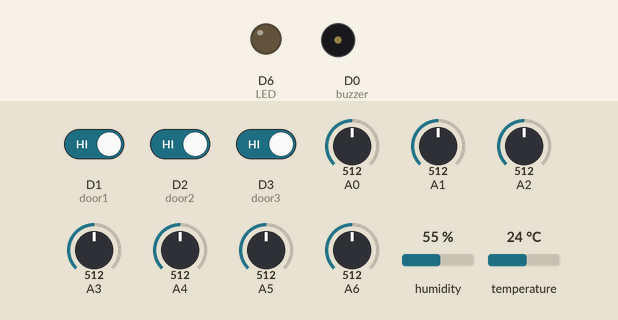
Bench run of a sketch on a simulated Arduino MKR. On the bench: output pins drawn as LEDs (lit = HIGH), buzzer (waves = sounding). The test bench sets the inputs (shaded band); at power-on: D1 (door1) HIGH, D2 (door2) HIGH, D3 (door3) HIGH, A0 = 512, A1 = 512, A2 = 512, A3 = 512, A4 = 512, A5 = 512, A6 = 512, humidity 55 %, temperature 24 °C. WiFi joins after 1.5 s; servers stay silent unless stated; uploads are accepted with an empty reply; the local clock reads 2024-03-15 10:24:30 at power-on unless the sketch sets it; storage starts empty; pins used as bus, display or sensor lines are not drawn; what the sketch prints to the serial monitor is not drawn.

Above: at 0.1 s.
At 1.6 s:
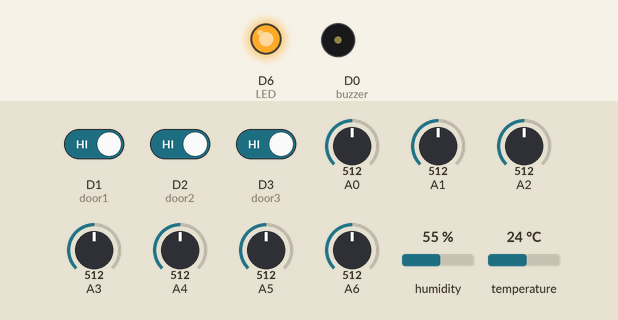
At 3.1 s:
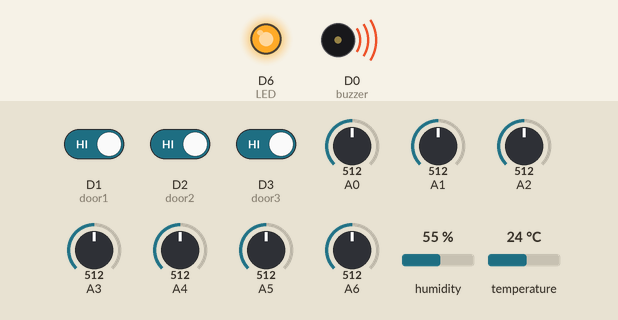
Timing chart, 0 to 4.6 s (numbered marks = the images above):
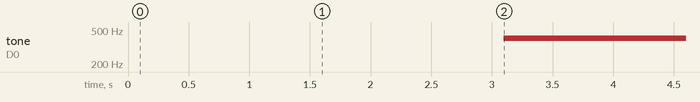

Measured:
- by itself, tone on D0 (buzzer): silent → 400 Hz at 3.1 s

The sketch:

EDIT_changing_with_email.ino
```cpp
#include <SPI.h>
#include <WiFi101.h>
#include <WiFiUdp.h>
#include <RTCZero.h>
#include <SD.h>
#include <ArduinoJson.h>
#include <ArduinoHttpClient.h>
#include <DHT.h>
#include <DHT_U.h>
#define DHTPIN 6
#define DHTTYPE DHT11
RTCZero rtc;

char ssid[] = "LS-5002";    //  your network SSID (name)
char pass[] = "murthyjio1234";   // your network password
int keyIndex = 0;                           // your network key Index number (needed only for WEP)
//email service
char server1[] = "mail.smtp2go.com";
int port1 = 2525;
//
int status = WL_IDLE_STATUS;
const int cs=7;
File myFile;
int count=0;
int num=1;
int i=0;
int count1=0;
int count2=0;
int count3=0;
int count4=0;
int count5=0;
int count6=0;
int count7=0;
int count8=0;
int count9=0;
int count10=0;
const int GMT = 5; //change this to adapt it to your time zone
const int GMTmin = 29 ;
char server[] = "api.artik.cloud";
int port = 443; // We're using HTTPS
String deviceToken = "c31b998f045b4d9491a8d038d99478e5";
String deviceId = "0998923338be4f60a72714f78dfce317";
WiFiSSLClient wifi;
//email service
WiFiClient client1;
//
HttpClient client = HttpClient(wifi, server, port);
char buf[200]; // buffer to store the JSON to be sent to the ARTIK cloud
const int LED = 6;
int ledState = 0;
DHT dht(DHTPIN,DHTTYPE);
  int sensor1 ;
  int temperature1;
  int sensor2 ;
  int temperature2;
  int sensor3 ;
  int temperature3;
  int sensor4;
  int temperature4;
  int sensor5;
  int temperature5;
  int sensor6;
  int temperature6;
  int sensor7;
  int temperature7;
  int humid;
  int j=0;
  const int buzzer = 0;
  const int door1 = 1;
  const int door2 = 2;
  const int door3 = 3;
  int state_door1;
  int state_door2;
  int state_door3;
  String alert;
  String value;
  String output;
  int len;
//*******************************************************************************************
void setup() {
  Serial.begin(9600);
  Serial.println("WELCOME");
  pinMode(LED_BUILTIN, OUTPUT);
  pinMode(door1, INPUT_PULLUP);
  pinMode(door2, INPUT_PULLUP);
  pinMode(door3, INPUT_PULLUP);
  //----------------------------------------------------

//SD CARD-----------------------------------------------
  Serial.print("Initializing SD card.");
  if (!SD.begin(7))
  {
    Serial.println("initialization failed!");
    return;
  }
  Serial.println("Initialization done.");
  // open the file. note that only one file can be open at a time,so you have to close this one before opening another.
  myFile = SD.open("TrialRun.csv", FILE_WRITE);
  // if the file opened okay, write to it:
  if (myFile) {
    Serial.print("Writing to TrialRun.csv");
    myFile.print("TEMPERATURE DATA LOG");
    myFile.print(",");
    myFile.print("SERIAL NUMBER");
    myFile.print(",");
    myFile.print("DATE");
    myFile.print(",");
    myFile.print("TIME");
    myFile.print(",");
    myFile.print("TEMPERATURE 1");
    myFile.print(",");
    myFile.print("TEMPERATURE 2");
    myFile.print(",");
    myFile.print("TEMPERATURE 3");
    myFile.print(",");
    myFile.print("TEMPERATURE 4");
    myFile.print(",");
    myFile.print("TEMPERATURE 5");
    myFile.print(",");
    myFile.print("TEMPERATURE 6");
    myFile.print(",");
    myFile.print("TEMPERATURE 7");
    myFile.print(",");
    myFile.println("HUMIDITY");
    // close the file:
    myFile.close();
    Serial.println("done.");
  } else {
    // if the file didn't open, print an error:
    Serial.println("error opening TrialRun.csv");
  }
  // re-open the file for reading:
  myFile = SD.open("TrialRun.csv");
  if (myFile) {
    Serial.println("TrialRun.csv:");
    // read from the file until there's nothing else in it:
    Serial.write("PRINTING TRIALRUN");
    while (myFile.available()) {

      Serial.write(myFile.read());
    }
    // close the file:
    myFile.close();
  } else {
    Serial.println("Error opening TrialRun.csv");
  }

Serial.println("PRINTING STARTS HERE");
  // attempt to connect to WiFi network:
  while ( status != WL_CONNECTED) {
    Serial.println("OR HERE");
    Serial.print("Attempting to connect to SSID: ");
    Serial.println(ssid);
    // Connect to WPA/WPA2 network. Change this line if using open or WEP network:
    status = WiFi.begin(ssid, pass);
  Serial.println(status);

  }
  // you're connected now, so print out the status:
//  printWiFiStatus();
  //email service
   // printCurrentNet();
  //printWifiData();
  //
  rtc.begin();
  unsigned long epoch;
  int numberOfTries = 1, maxTries = 6;
  do {
    epoch = WiFi.getTime();
  }
  while ((epoch == 0) || (1 > 6));
  Serial.print("Number of tries: ");
  Serial.println(numberOfTries);
Serial.print("Max tries: ");
Serial.println(maxTries);
  if (numberOfTries > maxTries) {
    Serial.print("NTP unreachable!!");
    while (1);
  }
  else {
    Serial.print("Epoch received: ");
    Serial.println(epoch);
    rtc.setEpoch(epoch);
    Serial.println();
 }

}
//*************************************************************************************************
void loop() {
    digitalWrite(LED_BUILTIN, HIGH);   // turn the LED on (HIGH is the voltage level)
   status=0;
   Serial.println("START OF LOOP");
  if ( status != WL_CONNECTED)
{
Serial.print("Attempting to connect to Network named: ");
Serial.println(ssid);
status = WiFi.begin(ssid, pass);
Serial.println("INTERNET STATUS : CONNECTED");
}
 myFile = SD.open("TrialRun.csv", FILE_WRITE);
 if (!SD.begin(7))
  {
    Serial.println("ALERT!SD card has been removed");
    count++;
  }
  else
  {
  Serial.println("SD CARD STATUS : INSERTED");
  if (count>2){
    myFile.print("SD CARD WAS REMOVED AND REINSERTED");
  }
  count=0;
  //myFile.print("initialization done.SD Card reinserted");
   }
   //Serial.println("hai");
   myFile.print(",");
  myFile.print(num);
  num++;
    sensor1 = analogRead(A0) * (3300/1024); // in milliVolt
   temperature1=(sensor1-580)/10;
   sensor2 = analogRead(A1) * (3300/1024); // in milliVolt
   temperature2=(sensor2-580)/10;
   sensor3 = analogRead(A2) * (3300/1024); // in milliVolt
   temperature3=(sensor3-580)/10;
   sensor4 = analogRead(A3) * (3300/1024); // in milliVolt
   temperature4=(sensor4-580)/10;
   sensor5 = analogRead(A4) * (3300/1024); // in milliVolt
   temperature5=(sensor5-580)/10;
   sensor6 = analogRead(A5) * (3300/1024); // in milliVolt
   temperature6=(sensor6-580)/10;
   sensor7 = analogRead(A6) * (3300/1024); // in milliVolt
   temperature7=(sensor7-580)/10;
   state_door1 = digitalRead(1);
   state_door2 = digitalRead(2);
   state_door3 = digitalRead(3);
   humid=dht.readHumidity();
   while(temperature1>=70 || temperature2>=70 || temperature3>=70 || temperature4>=70 || temperature5>=70 || temperature6>=70 || temperature7>=70)
   {
    tone(buzzer, 400);
    break;
   }
   //email service
    if(temperature1>=70 || temperature2>=70 || temperature3>=70 || temperature4>=70 || temperature5>=70 || temperature6>=70 || temperature7>=70)
    {
   if(temperature1>=70)
   {
    alert="temperature1 is high. Please check the condition";
    value="Temperature value is:";
    output=temperature1;
    if(count1==0||count1==300||count1==600)
    {
      len = loadBuffer(temperature1,temperature2,temperature3,temperature4,temperature5,temperature6,temperature7,humid,state_door1,state_door2,state_door3);
    sendEmail();
   }}
   if(temperature2>=70)
   {
    alert="temperature2 is high. Please check the condition";
    value="Temperature value is:";
    output=temperature2;
    if(count2==0||count2==300||count2==600)
    {
      len = loadBuffer(temperature1,temperature2,temperature3,temperature4,temperature5,temperature6,temperature7,humid,state_door1,state_door2,state_door3);
    sendEmail();
    }}
      if(temperature3>=70)
   {
    alert="temperature3 is high. Please check the condition";
    value="Temperature value is:";
    output=temperature3;
    if(count3==0||count3==300||count3==600)
    {
      len = loadBuffer(temperature1,temperature2,temperature3,temperature4,temperature5,temperature6,temperature7,humid,state_door1,state_door2,state_door3);
    sendEmail();
    }}
      if(temperature4>=70)
   {
    alert="temperature4 is high. Please check the condition";
    value="Temperature value is:";
    output=temperature4;
    if(count4==0||count4==300||count4==600)
    {
      len = loadBuffer(temperature1,temperature2,temperature3,temperature4,temperature5,temperature6,temperature7,humid,state_door1,state_door2,state_door3);
    sendEmail();
   }}
      if(temperature5>=70)
   {
    alert="temperature5 is high. Please check the condition";
    value="Temperature value is:";
    output=temperature5;
    if(count5==0||count5==300||count5==600)
    {
      len = loadBuffer(temperature1,temperature2,temperature3,temperature4,temperature5,temperature6,temperature7,humid,state_door1,state_door2,state_door3);
    sendEmail();
   }}
      if(temperature6>=70)
   {
    alert="temperature6 is high. Please check the condition";
    value="Temperature value is:";
    output=temperature6;
    if(count6==0||count6==300||count6==600)
    {
      len = loadBuffer(temperature1,temperature2,temperature3,temperature4,temperature5,temperature6,temperature7,humid,state_door1,state_door2,state_door3);
    sendEmail();
   }}
      if(temperature7>=70)
   {
    alert="temperature7 is high. Please check the condition";
    value="Temperature value is:";
    output=temperature7;
    if(count7==0||count7==300||count7==600)
    {
      len = loadBuffer(temperature1,temperature2,temperature3,temperature4,temperature5,temperature6,temperature7,humid,state_door1,state_door2,state_door3);
    sendEmail();
   }}
   if(state_door1==1 || state_door1==HIGH)
   {
       alert="Door1 is open. Please check the condition";
       value=" ";
    if(count8==0||count8==300||count8==600)
    {
      len = loadBuffer(temperature1,temperature2,temperature3,temperature4,temperature5,temperature6,temperature7,humid,state_door1,state_door2,state_door3);
    sendEmail();
   }}
      if(state_door2==1 || state_door2==HIGH)
   {
       alert="Door2 is open. Please check the condition";
       value=" ";
    if(count9==0||count9==300||count9==600)
    {
      len = loadBuffer(temperature1,temperature2,temperature3,temperature4,temperature5,temperature6,temperature7,humid,state_door1,state_door2,state_door3);
    sendEmail();
   }}
      if(state_door3==1 || state_door3==HIGH)
   {
       alert="Door3 is open. Please check the condition";
       value=" ";
    if(count10==0||count10==300||count10==600)
    {
      len = loadBuffer(temperature1,temperature2,temperature3,temperature4,temperature5,temperature6,temperature7,humid,state_door1,state_door2,state_door3);
    sendEmail();
   }}
   }
    count1++;count2++;count3++;count4++;count5++;count6++;count7++;count8++;count9++;count10++;
     if(temperature1<70 || temperature2<70 || temperature3<70 || temperature4<70 || temperature5<70 || temperature6<70 || temperature7<70)
    {
   if(temperature1<70)
   {
    count1=0;
   }
     if(temperature2<70)
    {
      count2==0;
    }
       if(temperature3<70)
     {
      count3=0;
     }
       if(temperature4<70)
     {
      count4=0;
     }
       if(temperature5<70)
     {
      count5=0;
     }
       if(temperature6<70)
     {
      count6=0;
     }
       if(temperature7<70)
      {
        count7=0;
      }
    if(state_door1==0 || state_door1==LOW)
     {
      count8=0;
     }
       if(state_door2==0 || state_door2==LOW)
     {
      count9=0;
     }
       if(state_door3==0 || state_door3==LOW)
  {
    count10=0;
  }
    }
   //-------------------------
     myFile.print(",");
   printDate();
  myFile.print(",");
  printTime();
  myFile.print(",");
  //myFile.print("Temperature1:  ");
  myFile.print(temperature1);
  Serial.print("Temperature1:  ");
  Serial.println(temperature1);
  myFile.print(",");
  //myFile.print("Temperature2:  ");
  myFile.print(temperature2);
  Serial.print("Temperature2:  ");
  Serial.println(temperature2);
  myFile.print(",");
  myFile.println(temperature3);
  Serial.print("Temperature3:  ");
  Serial.println(temperature3);
  myFile.print(",");
  myFile.println(temperature4);
  Serial.print("Temperatur4:  ");
  Serial.println(temperature4);
  myFile.print(",");
  myFile.println(temperature5);
  Serial.print("Temperature5:  ");
  Serial.println(temperature5);
  myFile.print(",");
  myFile.println(temperature6);
  Serial.print("Temperature6:  ");
  Serial.println(temperature6);
  myFile.print(",");
  myFile.println(temperature7);
  Serial.print("Temperature7:  ");
  Serial.println(temperature7);
  myFile.print(",");
  myFile.println(humid);
  Serial.print("Humidity:  ");
  Serial.println(humid);
  Serial.println();
  Serial.println();
  delay(2000);
  myFile.close();
  if( status == WL_CONNECTED) {
 Serial.println(" VERIFYING INTERNET CONNECTION");
 Serial.println("loop");
ledToggle();
Serial.println("making POST request");
String contentType = "application/json";
String AuthorizationData = "Bearer " + deviceToken; //Device Token
//^^^^^^^^^^^^^^^^^^^^^^^^^^^^^^^^^^^^^^^^^^^^^^^^^^^^^^^^^^^^^^^^^^^^^^^^^^^^^^^^^^^^^^
if( j==0 || j==2700)
{
  Serial.println("SENDING DATA TO ARTIK CLOUD");

//delay(500); // delay 5 min

len = loadBuffer(temperature1,temperature2,temperature3,temperature4,temperature5,temperature6,temperature7,humid,state_door1,state_door2,state_door3);
// read the status code and body of the response
client.beginRequest();
client.post("/v1.1/messages"); //, contentType, buf
client.sendHeader("Authorization", AuthorizationData);
client.sendHeader("Content-Type", "application/json");
client.sendHeader("Content-Length", len);
client.endRequest();
client.print(buf);
int statusCode = client.responseStatusCode();
String response = client.responseBody();
Serial.print("Status code: ");
Serial.println(statusCode);
Serial.print("Response: ");
Serial.println(response);
Serial.println("Wait a bit");
// read the status code and body of the response
Serial.println("DATA SENT");
}
 j++;
if( j==2700)
{
   j=0;
}
}
}
int loadBuffer(int temp,int temp1,int temp2,int temp3,int temp4,int temp5,int temp6,int humidity,int door1_state,int door2_state,int door3_state)
{
  Serial.println("LOADBUFFER");
//^^^^^^^^^^^^^^^^^^^^^^^^^^^^^^^^^^^^^^^^^^^^^^^^^^^^^^^^^^^^^^^^^^^^^^^^^^^^^^^^^^^^^^^^
StaticJsonBuffer<200> jsonBuffer; // reserve spot in memory
JsonObject& root = jsonBuffer.createObject(); // create root objects
root["sdid"] =  deviceId;
root["type"] = "message";
JsonObject& dataPair = root.createNestedObject("data"); // create nested objects
//^^^^^^^^^^^^^^^^^^^^^^^^^^^^^^^^^^^^^^^^^^^^^^^^^^^^^^^^^^^^^^^^^^^^^^^^^^^^^^^^^^^^^^^^
for(i=1;i<=2;i++)
{
if(i%2==0)
{
dataPair["Temperature1"] = temp;
dataPair["Temperature2"] = temp1;
dataPair["Temperature3"] = temp2;
dataPair["Temperature4"] = temp3;
dataPair["Temperature5"] = temp4;
dataPair["Temperature6"] = temp5;
}
if(i%2!=0)
{
dataPair["Temperature7"] = temp6;
dataPair["Humidity"]= humidity;
dataPair["state_door1"] = door1_state;
dataPair["state_door2"] = door2_state;
dataPair["state_door3"] = door3_state;
}
}
i=0;
//^^^^^^^^^^^^^^^^^^^^^^^^^^^^^^^^^^^^^^^^^^^^^^^^^^^^^^^^^^^^^^^^^^^^^^^^^^^^^^^^^^^^^^^^
root.printTo(buf, sizeof(buf)); // JSON-print to buffer
return (root.measureLength()); // also return length
}
void ledToggle(){
if (ledState == 0){
digitalWrite(LED,LOW);
ledState = 1;
} else {
digitalWrite(LED,HIGH);
ledState = 0;
}
  //---------------------------------------------------
}
//SD CARD-----------------------------------------------
  int print2digits(int number) {
  if (number < 10) {
    myFile.print("0");
    Serial.print("0");// print a 0 before if the number is < than 10
   }
  myFile.print(number);
  Serial.print(number);
  }
void printTime()
{
  int a=rtc.getHours() + GMT;
  int b=  rtc.getMinutes() + GMTmin;
  int c=rtc.getSeconds();
  if(b>59)
{
 a=a+1;
 b=b-59;
}
  myFile.print(a);
  Serial.print(a);
  myFile.print(":");
  Serial.print(":");
  myFile.print(b);
  Serial.print(b);
  myFile.print(":");
  Serial.print(":");
  Serial.print(c);
  myFile.print(c);
  Serial.println();
}

void printDate()
{
  Serial.print(rtc.getDay());
  myFile.print(rtc.getDay());
  Serial.print("/");
  myFile.print("/");
  Serial.print(rtc.getMonth());
  myFile.print(rtc.getMonth());
  myFile.print("/");
  Serial.print("/");
  Serial.print(rtc.getYear());
  myFile.print(rtc.getYear());
  Serial.print(" ");
}


void printWiFiStatus() {
  // print the SSID of the network you're attached to:
  Serial.print("SSID: ");
  Serial.println(WiFi.SSID());

  // print your WiFi shield's IP address:
  IPAddress ip = WiFi.localIP();
  Serial.print("IP Address: ");
  Serial.println(ip);

  // print the received signal strength:
  long rssi = WiFi.RSSI();
  Serial.print("signal strength (RSSI):");
  Serial.print(rssi);
  Serial.println(" dBm");
}
//email service
byte sendEmail()
{
  byte thisByte = 0;
  byte respCode;
  char tBuf[64];

  if(client1.connect(server1,port1) == 1) {
    Serial.println(F("connected"));
  } else {
    client1.stop();
    Serial.println(F("connection failed"));
    return 0;
  }

  if(!eRcv()) return 0;

  Serial.println(F("Sending hello"));
  // change to the IP of your Arduino
  strcpy_P(tBuf,PSTR("EHLO 192.168.0.2\r\n"));
  client1.write(tBuf);
  if(!eRcv()) return 0;

  Serial.println(F("Sending auth login"));
  strcpy_P(tBuf,PSTR("auth login\r\n"));
  client1.write(tBuf);
  if(!eRcv()) return 0;

  Serial.println(F("Sending User"));
  strcpy_P(tBuf,PSTR("bmtyazE5OTZAZ21haWwuY29t\r\n"));

  client1.write(tBuf);
  if(!eRcv()) return 0;

  Serial.println(F("Sending Password"));
  strcpy_P(tBuf,PSTR("TVFaNHFqOFY2Qnhu\r\n"));
  client1.write(tBuf);
  if(!eRcv()) return 0;

// change to your email address (sender)
  Serial.println(F("Sending From"));
  strcpy_P(tBuf,PSTR("MAIL From: <nkrk1996@gmail.com>\r\n"));
  client1.write(tBuf);
  if(!eRcv()) return 0;

// change to recipient address
  Serial.println(F("Sending To"));
  strcpy_P(tBuf,PSTR("RCPT To: <switchgeariot@gmail.com>\r\n"));
  client1.write(tBuf);
  if(!eRcv()) return 0;

  Serial.println(F("Sending DATA"));
  strcpy_P(tBuf,PSTR("DATA\r\n"));
  client1.write(tBuf);
  if(!eRcv()) return 0;

  Serial.println(F("Sending email"));

// change to recipient address
  strcpy_P(tBuf,PSTR("To: Larsen & Toubro <switchgeariot@gmail.com>\r\n"));
  client1.write(tBuf);

// change to your address
  strcpy_P(tBuf,PSTR("From: RAMESH <nkrk1996@gmail.com>\r\n"));
  client1.write(tBuf);

  client1.println("Subject: Alert mail....ATTENTION REQUIRED....\r\n");

  client1.println(alert);

   client1.println(".");

  if(!eRcv()) return 0;

  Serial.println(F("Sending QUIT"));
  strcpy_P(tBuf,PSTR("QUIT\r\n"));
  client1.write(tBuf);
  if(!eRcv()) return 0;

  client1.stop();

  Serial.println(F("disconnected"));

  return 1;
}

byte eRcv()
{
  byte respCode;
  byte thisByte;
  int loopCount = 0;

  while(!client1.available()) {
    delay(1);
    loopCount++;

    // if nothing received for 10 seconds, timeout
    if(loopCount > 10000) {
      client1.stop();
      Serial.println(F("\r\nTimeout"));
      return 0;
    }
  }

  respCode = client1.peek();

  while(client1.available())
  {
    thisByte = client1.read();
    Serial.write(thisByte);
  }

  if(respCode >= '4')
  {
    efail();
    return 0;
  }

  return 1;
}


void efail()
{
  byte thisByte = 0;
  int loopCount = 0;

  client1.println("QUIT");

  while(!client1.available()) {
    delay(1);
    loopCount++;

    // if nothing received for 10 seconds, timeout
    if(loopCount > 10000) {
      client1.stop();
      Serial.println(F("\r\nTimeout"));
      return;
    }
  }

  while(client1.available())
  {
    thisByte = client1.read();
    Serial.write(thisByte);
  }

  client1.stop();

  Serial.println(F("disconnected"));
}

void printCurrentNet() {
  // print the SSID of the network you're attached to:
  Serial.print(F("SSID: "));
  Serial.println(WiFi.SSID());

  // print the MAC address of the router you're attached to:
  byte bssid[6];
  WiFi.BSSID(bssid);
  Serial.print(F("BSSID: "));
  Serial.print(bssid[5],HEX);
  Serial.print(F(":"));
  Serial.print(bssid[4],HEX);
  Serial.print(F(":"));
  Serial.print(bssid[3],HEX);
  Serial.print(F(":"));
  Serial.print(bssid[2],HEX);
  Serial.print(F(":"));
  Serial.print(bssid[1],HEX);
  Serial.print(F(":"));
  Serial.println(bssid[0],HEX);

  // print the received signal strength:
  long rssi = WiFi.RSSI();
  Serial.print(F("signal strength (RSSI):"));
  Serial.println(rssi);

  // print the encryption type:
  byte encryption = WiFi.encryptionType();
  Serial.print(F("Encryption Type:"));
  Serial.println(encryption,HEX);
}

void printWifiData() {
  // print your WiFi shield's IP address:
  IPAddress ip = WiFi.localIP();
    Serial.print(F("IP Address: "));
  Serial.println(ip);
  Serial.println(ip);

  // print your MAC address:
  byte mac[6];
  WiFi.macAddress(mac);
  Serial.print(F("MAC address: "));
  Serial.print(mac[5],HEX);
  Serial.print(F(":"));
  Serial.print(mac[4],HEX);
  Serial.print(F(":"));
  Serial.print(mac[3],HEX);
  Serial.print(F(":"));
  Serial.print(mac[2],HEX);
  Serial.print(F(":"));
  Serial.print(mac[1],HEX);
  Serial.print(F(":"));
  Serial.println(mac[0],HEX);

  // print your subnet mask:
  IPAddress subnet = WiFi.subnetMask();
  Serial.print(F("NetMask: "));
  Serial.println(subnet);

  // print your gateway address:
  IPAddress gateway = WiFi.gatewayIP();
  Serial.print(F("Gateway: "));
  Serial.println(gateway);
}
```
